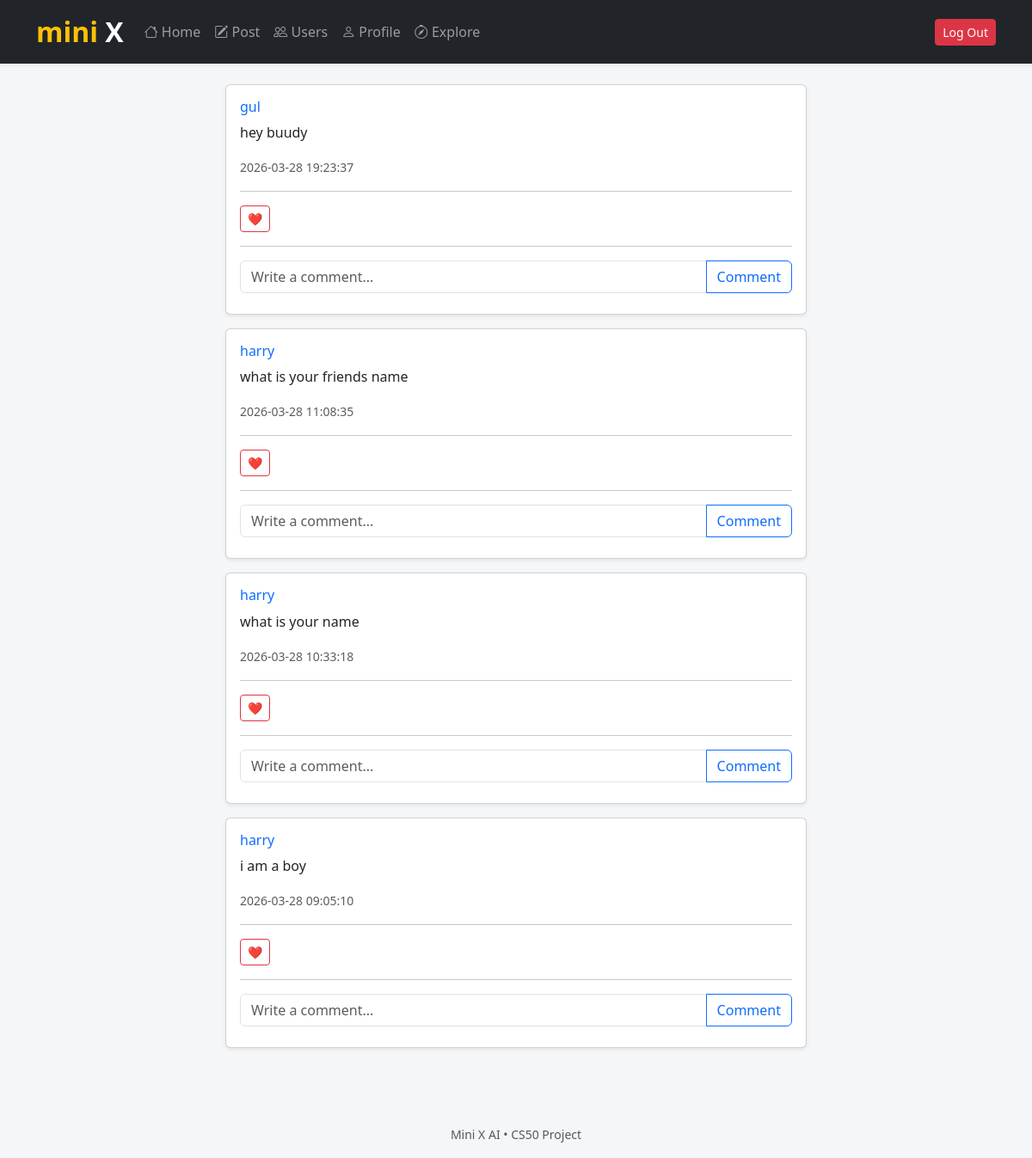
The page / (signed in) on the database its author committed.
### tables this page shows
CREATE TABLE posts (
    id INTEGER PRIMARY KEY AUTOINCREMENT,
    user_id INTEGER NOT NULL,
    content TEXT NOT NULL,
    timestamp DATETIME DEFAULT CURRENT_TIMESTAMP,
    FOREIGN KEY(user_id) REFERENCES users(id)
);

CREATE TABLE users (id INTEGER PRIMARY KEY AUTOINCREMENT NOT NULL, username TEXT NOT NULL, hash TEXT NOT NULL);

### app.py (the view)
@app.route("/")
@login_required
def index():
    posts = db.execute("""
        SELECT posts.*, users.username
        FROM posts
        JOIN users ON posts.user_id = users.id
        ORDER BY timestamp DESC
    """)
    for post in posts:
        count = db.execute(
            "SELECT COUNT(*) AS total FROM likes WHERE post_id = ?",
            post["id"]
        )
        post["likes"] = count[0]["total"]
        liked = db.execute(
            "SELECT * FROM likes WHERE user_id = ? AND post_id = ?",
            session["user_id"],
            post["id"]
        )
        post["liked"] = len(liked) > 0
    posts = db.execute("""
    SELECT posts.*, users.username
    FROM posts
    JOIN users ON posts.user_id = users.id
    ORDER BY timestamp DESC
    """)
    for post in posts:
        post["comments"] = db.execute("""
        SELECT comments.id,
            comments.content,
            comments.user_id,
            users.username
        FROM comments
        JOIN users ON comments.user_id = users.id
        WHERE comments.post_id = ?
        ORDER BY comments.timestamp ASC
        """, post["id"])
    return render_template("index.html", posts=posts)

### helpers.py (called while the page is built)
def login_required(f):
    @wraps(f)
    def decorated_function(*args, **kwargs):
        if session.get("user_id") is None:
            return redirect("/login")
        return f(*args, **kwargs)
    return decorated_function

### templates/index.html (shortened to what this page needs)
{% extends "layout.html" %}
{% block main %}
<div class="container" style="max-width:700px;">
{% for post in posts %}
<div class="card mb-3 shadow-sm">
    <div class="card-body">
        <h6>
            <a href="/profile/{{ post.user_id }}" style="text-decoration:none;">
                {{ post.username }}
            </a>
        </h6>
        <p class="mt-2">
            {{ post.content }}
        </p>
        <small class="text-muted">
            {{ post.timestamp }}
        </small>
        <hr>
        <form action="/like/{{ post.id }}" method="post">
            <button class="btn btn-sm
            {% if post.liked %}
                btn-danger
            {% else %}
                btn-outline-danger
            {% endif %}
            ">
            ❤️ {{ post.likes }}
            </button>
        </form>
        <hr>
        <form action="/comment/{{ post.id }}" method="post">
            <div class="input-group mb-2">
                <input class="form-control"
                       name="content"
                       placeholder="Write a comment..."
                       required>
                <button class="btn btn-outline-primary">
                    Comment
                </button>
            </div>
        </form>
    </div>
</div>
{% endfor %}
</div>
{% endblock %}

### templates/layout.html (shortened to what this page needs)
<!DOCTYPE html>
<html lang="en">
<head>
<link href="https://cdn.jsdelivr.net/npm/bootstrap@5.3.8/dist/css/bootstrap.min.css" rel="stylesheet">
<link href="/static/styles.css" rel="stylesheet">
<link rel="stylesheet"
href="https://cdn.jsdelivr.net/npm/bootstrap-icons@1.11.3/font/bootstrap-icons.css">
</head>
<body style="background:#f4f6f8;">
<nav class="navbar navbar-expand-md navbar-dark bg-dark shadow-sm">
<div class="container">
<a class="navbar-brand fw-bold" href="/">
<span class="text-warning">mini</span>
<span class="text-white">X</span>
</a>
<div class="collapse navbar-collapse" id="navbar">
{% if session["user_id"] %}
<ul class="navbar-nav me-auto">
<li class="nav-item">
<a class="nav-link" href="/">
<i class="bi bi-house"></i>
Home
</a>
</li>
<li class="nav-item">
<a class="nav-link" href="/post">
<i class="bi bi-pencil-square"></i>
Post
</a>
</li>
<li class="nav-item">
<a class="nav-link" href="/users">
<i class="bi bi-people"></i>
Users
</a>
</li>
<li class="nav-item">
<a class="nav-link"
href="/profile/{{ session['user_id'] }}">
<i class="bi bi-person"></i>
Profile
</a>
</li>
<li class="nav-item">
<a class="nav-link" href="/explore">
<i class="bi bi-compass"></i>
Explore
</a>
</li>
</ul>
<ul class="navbar-nav ms-auto">
<li class="nav-item">
<a class="btn btn-danger btn-sm"
href="/logout">
Log Out
</a>
</li>
</ul>
{% endif %}
</div>
</div>
</nav>
<main class="container py-4" style="max-width:750px;">
{% block main %}{% endblock %}
</main>
<footer class="text-center text-muted mt-5 mb-3">
<small>
Mini X AI • CS50 Project
</small>
</footer>
</body>
</html>

### static/styles.css (style rules this page uses)
nav .navbar-brand { font-size: xx-large; }

### rows shown on the page
posts: username "gul", content "hey buudy", timestamp "2026-03-28 19:23:37"
posts: username "harry", content "what is your friends name", timestamp "2026-03-28 11:08:35"
posts: username "harry", content "what is your name", timestamp "2026-03-28 10:33:18"
posts: username "harry", content "i am a boy", timestamp "2026-03-28 09:05:10"
